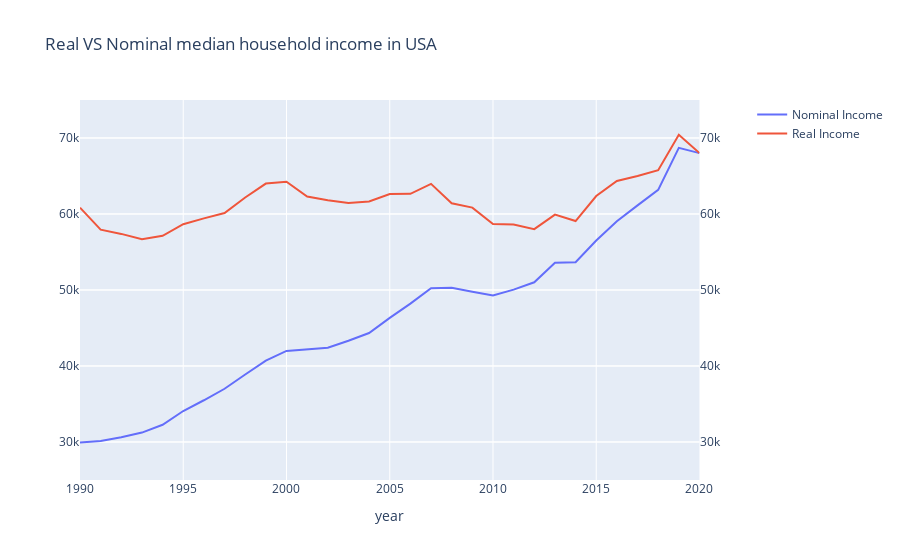

Notebook source saved alongside this figure:
### Code cell
fig = make_subplots(specs=[[{"secondary_y": True}]])


fig.add_trace(
    go.Scatter(y=median_income_us, x=median_income_us.index, name="Nominal Income"),
    secondary_y=False,
)
fig.add_trace(
    go.Scatter(y=real_mi_us, x=real_mi_us.index, name="Real Income"),
    secondary_y=True,
)


fig.update_layout(
    title_text="Real VS Nominal median household income in USA"
)
fig.update_xaxes(title_text="year")


fig.update_layout(
    yaxis=dict(
        title=dict(text=""),
        side="left",
        range=[25000,75000],
    ),
    yaxis2=dict(
        title=dict(text=""),
        side="right",
        range=[25000,75000],
    ),
)


fig.show()

### Figure 1 — Plotly figure (JSON) as saved in the notebook; plotly's stock layout.template omitted (floating-point values rounded to 4 significant figures)
{"data": [{"name": "Nominal Income", "type": "scatter", "x": ["1990-01-01", "1991-01-01", "1992-01-01", "1993-01-01", "1994-01-01", "1995-01-01", "1996-01-01", "1997-01-01", "1998-01-01", "1999-01-01", "2000-01-01", "2001-01-01", "2002-01-01", "2003-01-01", "2004-01-01", "2005-01-01", "2006-01-01", "2007-01-01", "2008-01-01", "2009-01-01", "2010-01-01", "2011-01-01", "2012-01-01", "2013-01-01", "2014-01-01", "2015-01-01", "2016-01-01", "2017-01-01", "2018-01-01", "2019-01-01", "2020-01-01"], "xaxis": "x", "y": [29943, 30126, 30636, 31241, 32264, 34076, 35492, 37005, 38885, 40696, 41990, 42228, 42409, 43318, 44334, 46326, 48201, 50233, 50303, 49777, 49276, 50054, 51017, 53585, 53657, 56516, 59039, 61136, 63179, 68703, 68010], "yaxis": "y"}, {"name": "Real Income", "type": "scatter", "x": ["1990-01-01", "1991-01-01", "1992-01-01", "1993-01-01", "1994-01-01", "1995-01-01", "1996-01-01", "1997-01-01", "1998-01-01", "1999-01-01", "2000-01-01", "2001-01-01", "2002-01-01", "2003-01-01", "2004-01-01", "2005-01-01", "2006-01-01", "2007-01-01", "2008-01-01", "2009-01-01", "2010-01-01", "2011-01-01", "2012-01-01", "2013-01-01", "2014-01-01", "2015-01-01", "2016-01-01", "2017-01-01", "2018-01-01", "2019-01-01", "2020-01-01"], "xaxis": "x", "y": [60830.0, 57930.0, 57380.0, 56670.0, 57130.0, 58650.0, 59430.0, 60140.0, 62180.0, 64010.0, 64250.0, 62290.0, 61820.0, 61450.0, 61640.0, 62630.0, 62650.0, 63960.0, 61410.0, 60840.0, 58690.0, 58620.0, 58000.0, 59910.0, 59070.0, 62360.0, 64350.0, 65010.0, 65760.0, 70420.0, 68010], "yaxis": "y2"}], "layout": {"title": {"text": "Real VS Nominal median household income in USA"}, "xaxis": {"anchor": "y", "domain": [0, 0.94], "title": {"text": "year"}}, "yaxis": {"anchor": "x", "domain": [0, 1], "range": [25000, 75000], "side": "left", "title": {"text": ""}}, "yaxis2": {"anchor": "x", "overlaying": "y", "range": [25000, 75000], "side": "right", "title": {"text": ""}}}}
